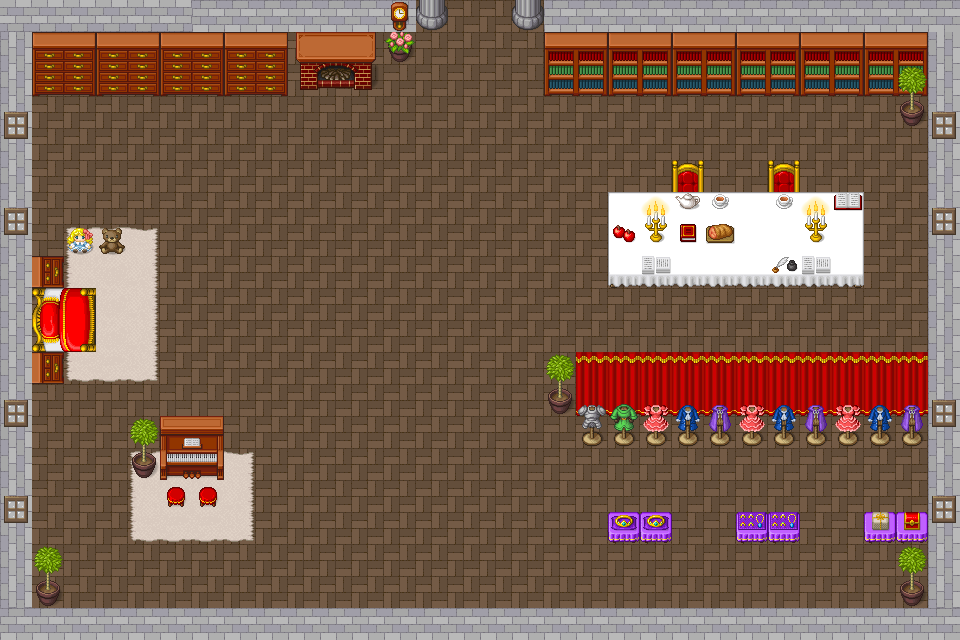

A 2D game scene composited from a Tiled map and its tileset images. What follows is a short description and the map's XML, with each tile layer's data collapsed to a summary:
An orthogonal 30x20 tile map with 32x32 px tiles, 5 tile layers (groundLayer, chairLayer, wallLayer, objectLayer, ...), 2 tilesets and 21 objects (start, dust20, dust19, dust18, dust17, ...).

<map version="1.9" tiledversion="1.9.2" orientation="orthogonal" renderorder="right-down" width="30" height="20" tilewidth="32" tileheight="32" infinite="0" nextlayerid="9" nextobjectid="26">
 <editorsettings>
  <export target="room.tmj" format="json" />
 </editorsettings>
 <tileset firstgid="1" name="1" tilewidth="32" tileheight="32" tilecount="1064" columns="8">
  <image source="pipoya.png" width="256" height="4256" />
 </tileset>
 <tileset firstgid="1065" name="1" tilewidth="32" tileheight="32" tilecount="1064" columns="8">
  <image source="pipoya.png" width="256" height="4256" />
 </tileset>
 <layer id="1" name="groundLayer" width="30" height="20">
  <data>[600 cells, 600 non-empty, 2 distinct tile ids]</data>
 </layer>
 <layer id="5" name="chairLayer" width="30" height="20">
  <data>[600 cells, 31 non-empty, 11 distinct tile ids]</data>
 </layer>
 <layer id="8" name="wallLayer" width="30" height="20">
  <data>[600 cells, 91 non-empty, 1 distinct tile ids]</data>
 </layer>
 <layer id="2" name="objectLayer" width="30" height="20">
  <data>[600 cells, 138 non-empty, 45 distinct tile ids]</data>
 </layer>
 <layer id="4" name="decoLayer" width="30" height="20">
  <data>[600 cells, 57 non-empty, 27 distinct tile ids]</data>
 </layer>
 <objectgroup id="6" name="Object Layer 1">
  <object id="1" name="start" x="483" y="46">
   <point />
  </object>
 </objectgroup>
 <objectgroup id="7" name="dustLayer">
  <object id="6" name="dust20" x="63" y="414">
   <point />
  </object>
  <object id="7" name="dust19" x="265" y="439">
   <point />
  </object>
  <object id="8" name="dust18" x="50" y="514">
   <point />
  </object>
  <object id="9" name="dust17" x="105" y="568">
   <point />
  </object>
  <object id="10" name="dust16" x="881" y="578">
   <point />
  </object>
  <object id="11" name="dust15" x="694" y="537">
   <point />
  </object>
  <object id="12" name="dust14" x="904" y="477">
   <point />
  </object>
  <object id="13" name="dust13" x="564" y="440">
   <point />
  </object>
  <object id="14" name="dust12" x="418" y="565">
   <point />
  </object>
  <object id="15" name="dust11" x="420" y="429">
   <point />
  </object>
  <object id="16" name="dust10" x="265" y="315">
   <point />
  </object>
  <object id="17" name="dust9" x="53" y="124">
   <point />
  </object>
  <object id="18" name="dust8" x="284" y="122">
   <point />
  </object>
  <object id="19" name="dust7" x="99" y="203">
   <point />
  </object>
  <object id="20" name="dust6" x="736" y="171">
   <point />
  </object>
  <object id="21" name="dust5" x="878" y="139">
   <point />
  </object>
  <object id="22" name="dust4" x="902" y="337">
   <point />
  </object>
  <object id="23" name="dust3" x="585" y="258">
   <point />
  </object>
  <object id="24" name="dust2" x="555" y="130">
   <point />
  </object>
  <object id="25" name="dust1" x="446" y="213">
   <point />
  </object>
 </objectgroup>
</map>
